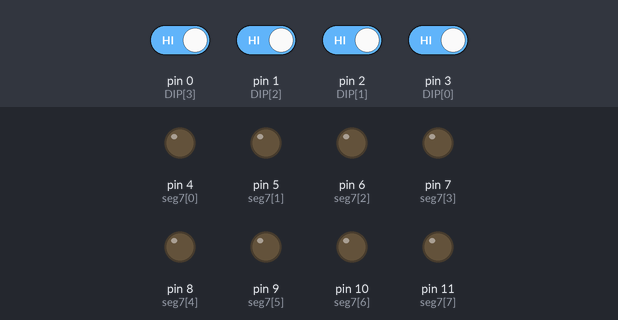
The sketch below on a simulated Arduino Uno, built with avr-gcc and run on an emulated ATmega328P. Parts: output pins drawn as LEDs (lit = HIGH). Inputs (shaded band) come from the test bench; at power-on: pin 0 (DIP[3]), pin 1 (DIP[2]), pin 2 (DIP[1]), pin 3 (DIP[0]) HIGH. Pins used as bus, display or sensor lines are not drawn.

Above: at 1.2 s.
1.3 s: pin 0 (DIP[3]) driven LOW
At 2.5 s:
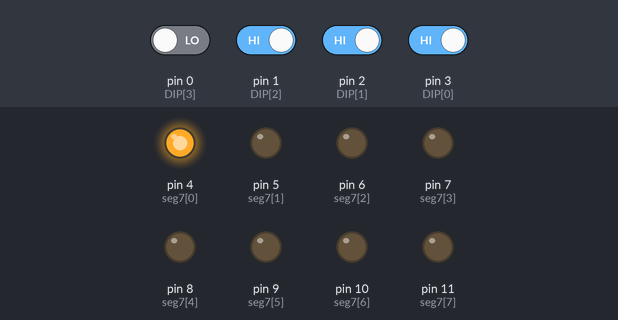
2.8 s: pin 1 (DIP[2]) driven LOW
At 3.7 s:
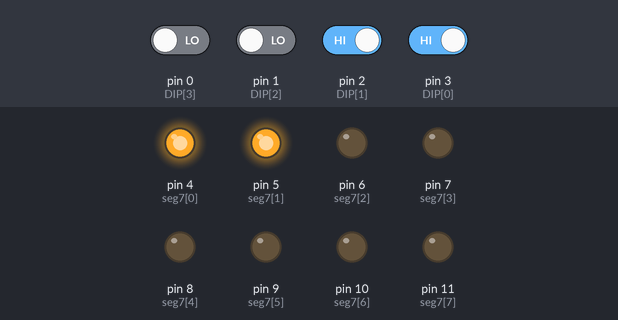
4.3 s: pin 2 (DIP[1]) driven LOW
At 4.9 s:
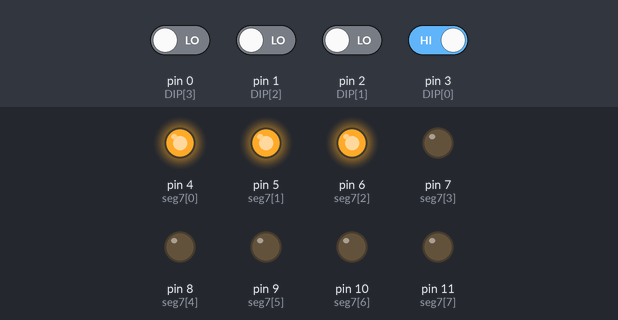
5.8 s: pin 3 (DIP[0]) driven LOW
At 7.0 s:
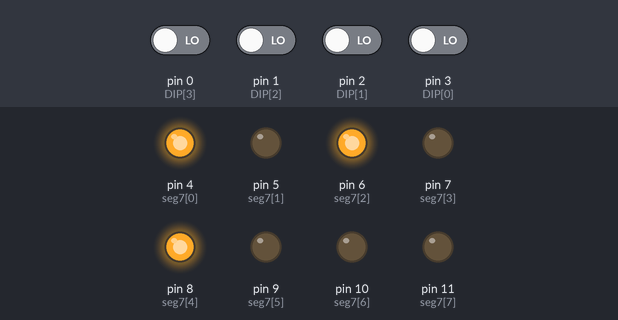
7.3 s: pin 0 (DIP[3]) driven HIGH
At 8.4 s:
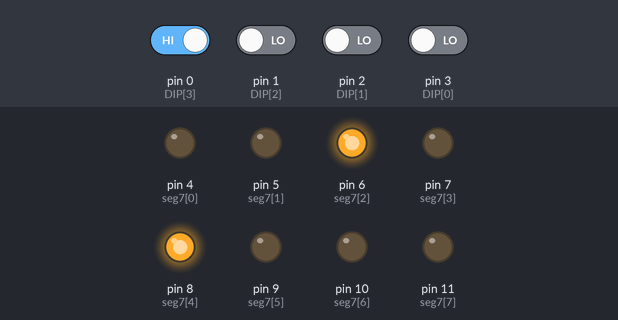
8.8 s: pin 1 (DIP[2]) driven HIGH
At 9.5 s:
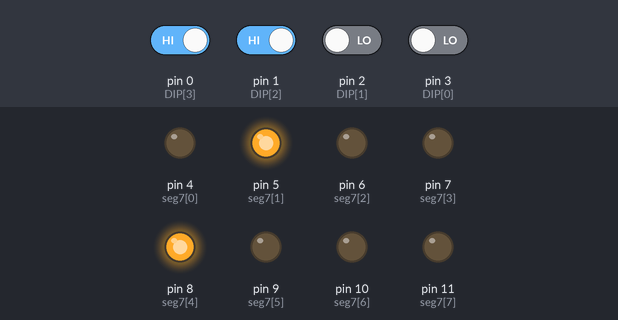
Timing chart, 0 to 11.3 s (numbered marks = the images above; inputs shaded):
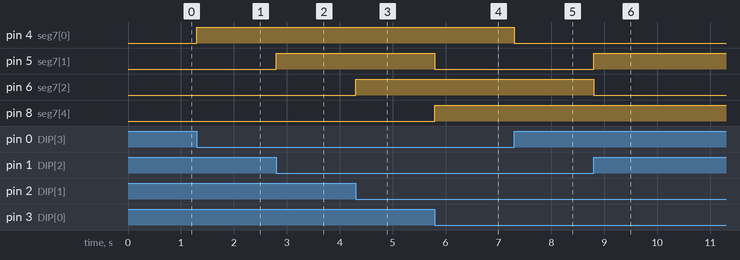

The sketch:

DIPx4and7SEGx2and74sl47.ino
```cpp
const int DIP[]={3,2,1,0};
const byte Weight[]={8,4,2,1};
int seg7[]={4,5,6,7,8,9,10,11};
//char TAB[]={0x3F,0x06,0x5B,0x4F,0x66,0x6D,0x7D,0x27,0x7F,0x67,0x77,0x7C,0x39,0x5E,0x79,0x71};
char TAB[]={0x00,0x01,0x02,0x03,0x04,0x05,0x06,0x07,0xF8,0x09,0x10,0x11,0x12,0x13,0x14,0x15};
//char TAB[]={0000 0000,0000 0001};
//char TAB[]={0x15,0x14,0x13,0x12,0x11,0x10,0x09,0x08,0x07,0x06,0x05,0x04,0x03,0x22,0x01,0x00};
int prowpin=13;

int ii,jj;
int number;
void setup() {
  // put your setup code here, to run once:
  pinMode(prowpin,OUTPUT);
  digitalWrite(prowpin,HIGH);
for(ii=0;ii<8;ii++)
{
  pinMode(seg7[ii],OUTPUT);
    }
for(ii=0;ii<4;ii++)
{
  pinMode(DIP[ii],INPUT_PULLUP);
  }
}

void loop() {
  // put your main code here, to run repeatedly:
number=0;
for(ii=0;ii<4;ii++)
{
  int reading=digitalRead(DIP[ii]);
  if(reading==LOW)number+=Weight[ii];
  }
  OutPort(TAB[number]);
}
void OutPort(byte dat)

{
  for(jj=0;jj<8;jj++)
  {
    if(dat%2==1)
    digitalWrite(seg7[jj],HIGH);
   else
    digitalWrite(seg7[jj],LOW);
    dat=dat/2;
    }

    }
```

Measured:
- after the input at 1.3 s, pin 4 (seg7[0]): LOW → HIGH at once
- after the input at 2.8 s, pin 5 (seg7[1]): LOW → HIGH at once
- after the input at 4.3 s, pin 6 (seg7[2]): LOW → HIGH at once
- after the input at 5.8 s, pin 5 (seg7[1]): HIGH → LOW at once; pin 8 (seg7[4]): LOW → HIGH at once
- after the input at 7.3 s, pin 4 (seg7[0]): HIGH → LOW at once
- after the input at 8.8 s, pin 5 (seg7[1]): LOW → HIGH at once; pin 6 (seg7[2]): HIGH → LOW at once
